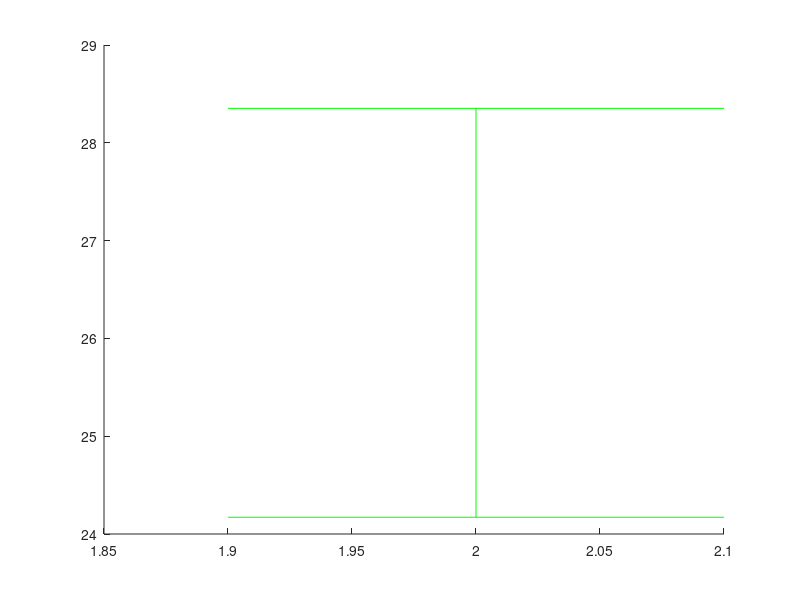

Source code (MATLAB): (Note: this script raises an error after producing the figure.)
%% plot data w # of folds on x-axis
load accuracyAll.mat
close all
h = figure; hold on;
set(h, 'position', [560   476   582   472]);

n_bootstrap = 100;
folds = {2,[2 10],[2 10 30]}; %# of folds in each run
symb = {'o','^','s'};         %symbol for subjects
% symbcol = {'r','b','m'};      %color for symbol  
linecol = [.47 .77 .19;.95 .33 .1];
markersize = 7;
colors = [.8 0 0; 0 .7 0; 0 0 .8];
hl = [];
for s = 1:length(acc_sw_all)
    hold on
    errorbar(folds{s}+0.0*rand(size(folds{s})),mean((1-acc_sw_all{s})*100,2),1.96*std((1-acc_sw_all{s})*100,[],2)/sqrt(n_bootstrap),'-g','LineWidth',1,'color',linecol(1,:),...
        'Marker',symb{s},'MarkerFaceColor',linecol(1,:),'MarkerEdgeColor',linecol(1,:),'MarkerSize',1)
    
    scatter(folds{s}+0.0*rand(size(folds{s})),mean((1-acc_sw_all{s})*100,2),80,linecol(1,:),'filled',symb{s});
    
    hl(2*s-1) = plot(-10,-10,symb{s},'MarkerFaceColor',linecol(1,:),'MarkerEdgeColor',linecol(1,:),'markersize',8);
    
    errorbar(folds{s}+0.0*rand(size(folds{s})),mean((1-acc_rw_all{s})*100,2),1.96*std((1-acc_rw_all{s})*100,[],2)/sqrt(n_bootstrap),'-r','LineWidth',1,'color',linecol(2,:),...
        'Marker',symb{s},'MarkerFaceColor',linecol(2,:),'MarkerEdgeColor',linecol(2,:),'MarkerSize',1)
    
    scatter(folds{s}+0.0*rand(size(folds{s})),mean((1-acc_rw_all{s})*100,2),80,linecol(2,:),'filled',symb{s});

    hl(2*s) = plot(-10,-10,symb{s},'MarkerFaceColor',linecol(2,:),'MarkerEdgeColor',linecol(2,:),'markersize',8);

end
legend(hl, 'subject-wise 2 subj','record-wise 2 subj','subject-wise 10 subj','record-wise 10 subj','subject-wise 30 subj','record-wise 30 subj')
alpha(.6);
xlabel('Number of Folds')
ylabel('Classification Error (%)')
set(gca, 'fontsize',12);
axis([0 35 0 30]);